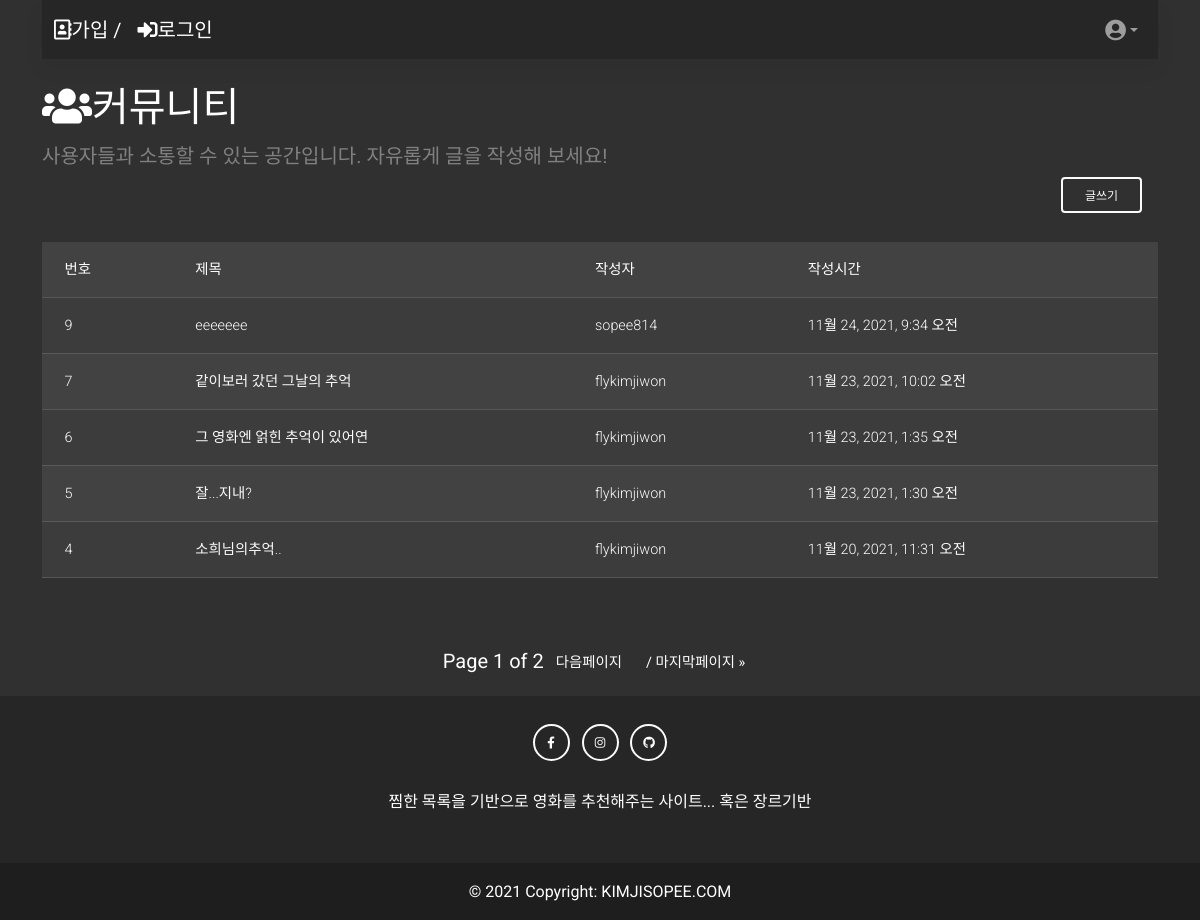
/community/, run on the app's committed database.
### community/models.py (models this page shows, shortened)
class Review(models.Model):
    title = models.CharField(max_length=100)
    content = models.TextField(null=True)
    created_at = models.DateTimeField(auto_now_add=True)
    updated_at = models.DateTimeField(auto_now=True)
    user = models.ForeignKey(settings.AUTH_USER_MODEL, on_delete=models.CASCADE)

### accounts/models.py (models this page shows)
class User(AbstractUser):
    pass

### community/views.py (the view)
# urls.py: path('', views.index, name='index'),
@require_GET
def index(request):
    reviews = Review.objects.order_by('-pk')
    paginator = Paginator(reviews,5)
    page_number = request.GET.get('page')
    page_obj = paginator.get_page(page_number)
    context = {
        'reviews': reviews,
        'page_obj':page_obj,
    }
    return render(request, 'community/index.html', context)

### community/templates/community/index.html (shortened to what this page needs)
{% extends 'base.html' %}
{% block content %}
<br>
<h1><i class="fas fa-users"></i>커뮤니티</h1>
<div class='fs-5' style='color:gray'>사용자들과 소통할 수 있는 공간입니다. 자유롭게 글을 작성해 보세요!</div>
<div class='d-flex justify-content-end'>
  <a class="navbar-brand" href="{% url 'community:create'%}">
    <button type="button" id="test" class="btn btn-outline-light mb-4">
      글쓰기
    </button>
  </a>
</div>
<table class="table table-striped table-hover">
  <thead>
    <tr>
      <th>번호</th>
      <th>제목</th>
      <th>작성자</th>
      <th>작성시간</th>
    </tr>
  </thead>
  <tbody>
    {% for review in page_obj %}
    <tr>
      <td>{{ review.pk }}</td>
      <td><a href="{% url 'community:detail' review.pk %}" class='text-light'>{{ review.title }}</a></td>
      <td><a href="{% url 'accounts:profile' review.user.username %}" class='text-light'>{{ review.user }}</a></td>
      <td>{{ review.created_at }}</td>
    </tr>
    {% endfor %}
  </tbody>
</table>
<br><br>
<nav class="pagination justify-content-center" aria-label="Page navigation example">
    <ul class="step-links pagination">
        <span class="current fs-5">
            Page {{ page_obj.number }} of {{ page_obj.paginator.num_pages }}
        </span>
        {% if page_obj.has_next %}
            <li class="page-item"><a href="?page={{ page_obj.next_page_number }}" class="page-link">다음페이지</a></li>
            <li class="page-item"><a href="?page={{ page_obj.paginator.num_pages }}" class="page-link">/ 마지막페이지 &raquo;</a></li>
        {% endif %}
    </ul>
</nav>
{% endblock %}

### data on the page
Review: pk "9", title "eeeeeee", user "sopee814", created_at "11월 24, 2021, 9:34 오전"
Review: pk "7", title "같이보러 갔던 그날의 추억", user "flykimjiwon", created_at "11월 23, 2021, 10:02 오전"
Review: pk "6", title "그 영화엔 얽힌 추억이 있어연", user "flykimjiwon", created_at "11월 23, 2021, 1:35 오전"
Review: pk "5", title "잘...지내?", user "flykimjiwon", created_at "11월 23, 2021, 1:30 오전"
Review: pk "4", title "소희님의추억..", user "flykimjiwon", created_at "11월 20, 2021, 11:31 오전"

### other printed values
{{ page_obj.number }} "1"
{{ page_obj.paginator.num_pages }} "2"
